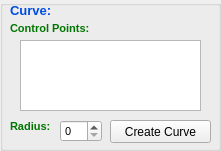
   <widget class="QGroupBox" name="CurveBox">
    <property name="geometry">
     <rect>
      <x>680</x>
      <y>300</y>
      <width>221</width>
      <height>151</height>
     </rect>
    </property>
    <property name="title">
     <string/>
    </property>
    <property name="flat">
     <bool>true</bool>
    </property>
    <property name="checkable">
     <bool>false</bool>
    </property>
    <widget class="QLabel" name="label_27">
     <property name="geometry">
      <rect>
       <x>10</x>
       <y>0</y>
       <width>61</width>
       <height>21</height>
      </rect>
     </property>
     <property name="palette">
      <palette>
       <active>
        <colorrole role="WindowText">
         <brush brushstyle="SolidPattern">
          <color alpha="255">
           <red>0</red>
           <green>76</green>
           <blue>229</blue>
          </color>
         </brush>
        </colorrole>
       </active>
       <inactive>
        <colorrole role="WindowText">
         <brush brushstyle="SolidPattern">
          <color alpha="255">
           <red>0</red>
           <green>76</green>
           <blue>229</blue>
          </color>
         </brush>
        </colorrole>
       </inactive>
       <disabled>
        <colorrole role="WindowText">
         <brush brushstyle="SolidPattern">
          <color alpha="255">
           <red>120</red>
           <green>120</green>
           <blue>120</blue>
          </color>
         </brush>
        </colorrole>
       </disabled>
      </palette>
     </property>
     <property name="font">
      <font>
       <pointsize>10</pointsize>
       <weight>75</weight>
       <bold>true</bold>
      </font>
     </property>
     <property name="text">
      <string>Curve:</string>
     </property>
    </widget>
    <widget class="QSpinBox" name="curv_r">
     <property name="geometry">
      <rect>
       <x>60</x>
       <y>120</y>
       <width>42</width>
       <height>22</height>
      </rect>
     </property>
     <property name="font">
      <font>
       <pointsize>8</pointsize>
       <weight>50</weight>
       <bold>false</bold>
      </font>
     </property>
    </widget>
    <widget class="QLabel" name="label_34">
     <property name="geometry">
      <rect>
       <x>10</x>
       <y>120</y>
       <width>47</width>
       <height>13</height>
      </rect>
     </property>
     <property name="palette">
      <palette>
       <active>
        <colorrole role="WindowText">
         <brush brushstyle="SolidPattern">
          <color alpha="255">
           <red>0</red>
           <green>118</green>
           <blue>0</blue>
          </color>
         </brush>
        </colorrole>
       </active>
       <inactive>
        <colorrole role="WindowText">
         <brush brushstyle="SolidPattern">
          <color alpha="255">
           <red>0</red>
           <green>118</green>
           <blue>0</blue>
          </color>
         </brush>
        </colorrole>
       </inactive>
       <disabled>
        <colorrole role="WindowText">
         <brush brushstyle="SolidPattern">
          <color alpha="255">
           <red>120</red>
           <green>120</green>
           <blue>120</blue>
          </color>
         </brush>
        </colorrole>
       </disabled>
      </palette>
     </property>
     <property name="font">
      <font>
       <pointsize>8</pointsize>
       <weight>75</weight>
       <bold>true</bold>
      </font>
     </property>
     <property name="text">
      <string>Radius:</string>
     </property>
    </widget>
    <widget class="QPushButton" name="create_curve">
     <property name="geometry">
      <rect>
       <x>110</x>
       <y>120</y>
       <width>101</width>
       <height>23</height>
      </rect>
     </property>
     <property name="palette">
      <palette>
       <active>
        <colorrole role="ButtonText">
         <brush brushstyle="SolidPattern">
          <color alpha="255">
           <red>0</red>
           <green>0</green>
           <blue>0</blue>
          </color>
         </brush>
        </colorrole>
       </active>
       <inactive>
        <colorrole role="ButtonText">
         <brush brushstyle="SolidPattern">
          <color alpha="255">
           <red>0</red>
           <green>0</green>
           <blue>0</blue>
          </color>
         </brush>
        </colorrole>
       </inactive>
       <disabled>
        <colorrole role="ButtonText">
         <brush brushstyle="SolidPattern">
          <color alpha="255">
           <red>120</red>
           <green>120</green>
           <blue>120</blue>
          </color>
         </brush>
        </colorrole>
       </disabled>
      </palette>
     </property>
     <property name="text">
      <string>Create Curve</string>
     </property>
    </widget>
    <widget class="QLabel" name="label_36">
     <property name="geometry">
      <rect>
       <x>10</x>
       <y>20</y>
       <width>101</width>
       <height>16</height>
      </rect>
     </property>
     <property name="palette">
      <palette>
       <active>
        <colorrole role="WindowText">
         <brush brushstyle="SolidPattern">
          <color alpha="255">
           <red>0</red>
           <green>118</green>
           <blue>0</blue>
          </color>
         </brush>
        </colorrole>
       </active>
       <inactive>
        <colorrole role="WindowText">
         <brush brushstyle="SolidPattern">
          <color alpha="255">
           <red>0</red>
           <green>118</green>
           <blue>0</blue>
          </color>
         </brush>
        </colorrole>
       </inactive>
       <disabled>
        <colorrole role="WindowText">
         <brush brushstyle="SolidPattern">
          <color alpha="255">
           <red>120</red>
           <green>120</green>
           <blue>120</blue>
          </color>
         </brush>
        </colorrole>
       </disabled>
      </palette>
     </property>
     <property name="font">
      <font>
       <pointsize>8</pointsize>
       <weight>75</weight>
       <bold>true</bold>
      </font>
     </property>
     <property name="text">
      <string>Control Points:</string>
     </property>
    </widget>
    <widget class="QListWidget" name="listWidget">
     <property name="geometry">
      <rect>
       <x>20</x>
       <y>40</y>
       <width>181</width>
       <height>71</height>
      </rect>
     </property>
    </widget>
   </widget>
